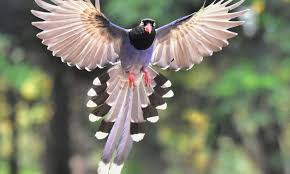
#> input picture Bird4.jpg, 290 x 174 px
$ python T4.py
#> lines starting #> are read from the running program, lines starting #| are printed output that depends on the picture
##convert a colour image into a gray scale image
#vertical stack and horizontal stack of images
import cv2
import numpy as np
img = cv2.imread('Bird4.jpg')
#> img is the input picture: shape (174, 290, 3); mean B, G, R 108.5, 126.8, 125.5
grey = cv2.cvtColor(img,cv2.COLOR_RGB2GRAY)
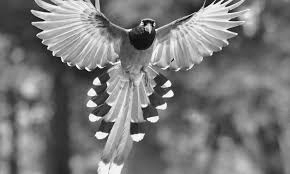
#> grey: shape (174, 290); min 0, max 255, mean 121.2
grey_3_channel = cv2.cvtColor(grey, cv2.COLOR_GRAY2BGR)
numpy_vertical = np.vstack((img,grey_3_channel))
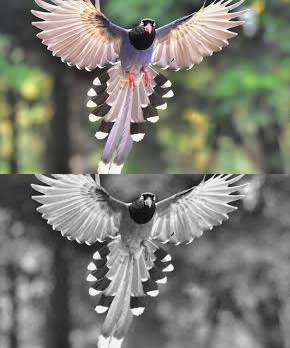
#> numpy_vertical: shape (348, 290, 3); mean B, G, R 114.8, 124, 123.3
numpy_horizontal = np.hstack((img,grey_3_channel))
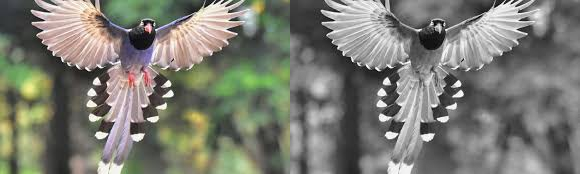
#> numpy_horizontal: shape (174, 580, 3); mean B, G, R 114.8, 124, 123.3
cv2.imshow("original image",img)
cv2.imshow("gray image",grey)
cv2.imshow('Numpy Vertical',numpy_vertical)
cv2.imshow('Numpy Horizontal',numpy_horizontal)
cv2.waitKey()
cv2.destroyAllWindows()
##RESULT

$ run again, with Bird1.jpg copied over Bird4.jpg
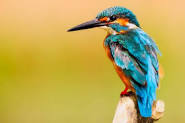
#> input picture Bird1.jpg, 185 x 123 px
#> img is the input picture: shape (123, 185, 3); mean B, G, R 90, 171.2, 188.9
#> `numpy_vertical = np.vstack((img,grey_3_channel))`:
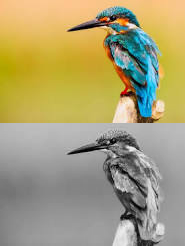
#> numpy_vertical: shape (246, 185, 3); mean B, G, R 119.5, 160.1, 168.9
#> `numpy_horizontal = np.hstack((img,grey_3_channel))`:
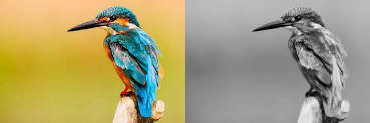
#> numpy_horizontal: shape (123, 370, 3); mean B, G, R 119.5, 160.1, 168.9

$ run again, with Bird2.jpg copied over Bird4.jpg
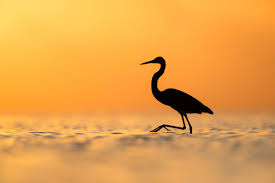
#> input picture Bird2.jpg, 275 x 183 px
#> img is the input picture: shape (183, 275, 3); mean B, G, R 74.8, 161.2, 230.7
#> `numpy_vertical = np.vstack((img,grey_3_channel))`:
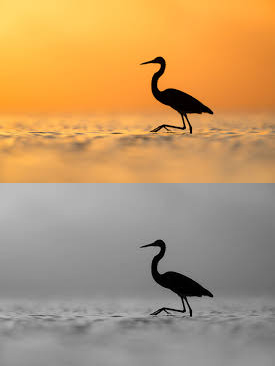
#> numpy_vertical: shape (366, 275, 3); mean B, G, R 109, 152.3, 187
#> `numpy_horizontal = np.hstack((img,grey_3_channel))`:
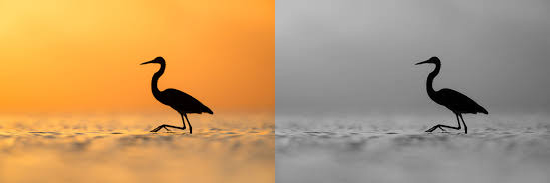
#> numpy_horizontal: shape (183, 550, 3); mean B, G, R 109, 152.3, 187

$ run again, with Bird3.jpg copied over Bird4.jpg
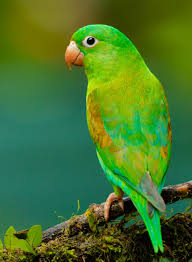
#> input picture Bird3.jpg, 192 x 262 px
#> img is the input picture: shape (262, 192, 3); mean B, G, R 43.2, 115.8, 71
#> `numpy_vertical = np.vstack((img,grey_3_channel))`:
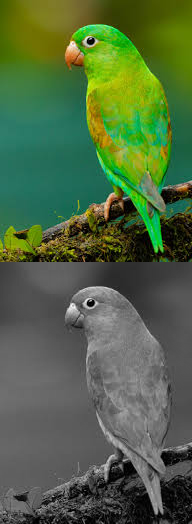
#> numpy_vertical: shape (524, 192, 3); mean B, G, R 66.1, 102.4, 80
#> `numpy_horizontal = np.hstack((img,grey_3_channel))`:
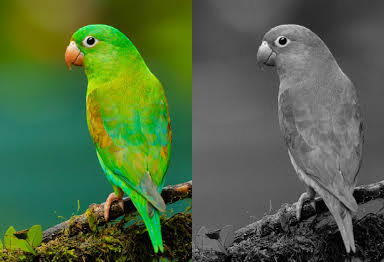
#> numpy_horizontal: shape (262, 384, 3); mean B, G, R 66.1, 102.4, 80
